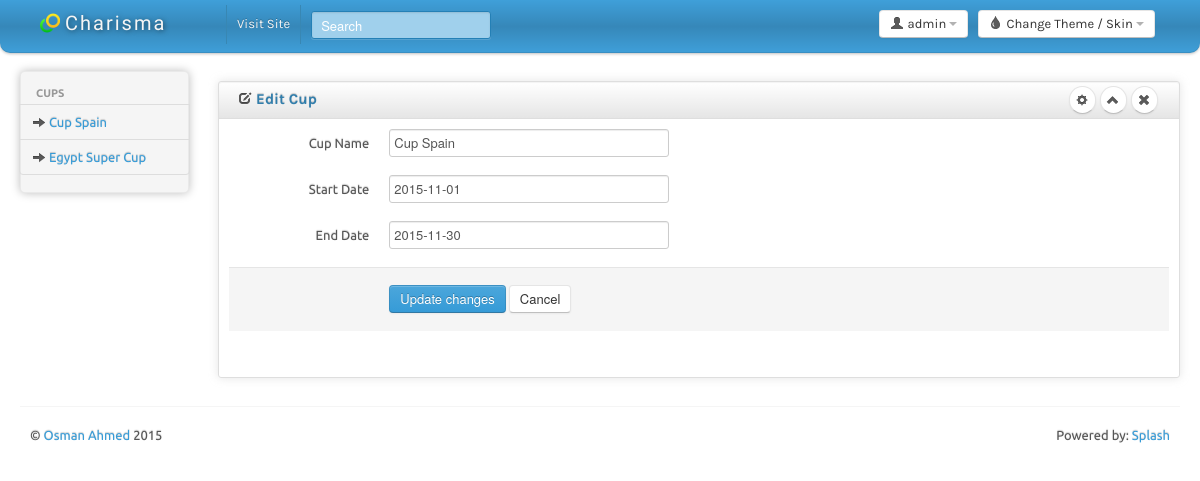
Page /cuptrack/CupEdit.php?ID=1 on the committed database.
### tables this page shows
CREATE TABLE IF NOT EXISTS `cup` (
  `CupID` int(3) NOT NULL,
  `Name` varchar(300) NOT NULL,
  `Start` date NOT NULL,
  `End` date NOT NULL
);

### cuptrack/CupEdit.php (the view, shortened to what this page needs)
<?
$CupID = $_GET[ID];
?>
<!DOCTYPE html>
<html lang="en">
<head>
	<link id="bs-css" href="css/bootstrap-cerulean.css" rel="stylesheet">
	<link href="css/bootstrap-responsive.css" rel="stylesheet">
	<link href="css/charisma-app.css" rel="stylesheet">
	<link href="css/jquery-ui-1.8.21.custom.css" rel="stylesheet">
	<link href='css/fullcalendar.css' rel='stylesheet'>
	<link href='css/fullcalendar.print.css' rel='stylesheet'  media='print'>
	<link href='css/chosen.css' rel='stylesheet'>
	<link href='css/uniform.default.css' rel='stylesheet'>
	<link href='css/colorbox.css' rel='stylesheet'>
	<link href='css/jquery.cleditor.css' rel='stylesheet'>
	<link href='css/jquery.noty.css' rel='stylesheet'>
	<link href='css/noty_theme_default.css' rel='stylesheet'>
	<link href='css/elfinder.min.css' rel='stylesheet'>
	<link href='css/elfinder.theme.css' rel='stylesheet'>
	<link href='css/jquery.iphone.toggle.css' rel='stylesheet'>
	<link href='css/opa-icons.css' rel='stylesheet'>
	<link href='css/uploadify.css' rel='stylesheet'>
</head>
<body>
	<div class="navbar">
		<div class="navbar-inner">
			<div class="container-fluid">
				<a class="brand" href="index.html"> <img alt="Charisma Logo" src="img/logo20.png" /> <span>Charisma</span></a>
				<div class="btn-group pull-right theme-container" >
					<a class="btn dropdown-toggle" data-toggle="dropdown" href="#">
						<i class="icon-tint"></i><span class="hidden-phone"> Change Theme / Skin</span>
						<span class="caret"></span>
					</a>
				</div>
				<div class="btn-group pull-right" >
					<a class="btn dropdown-toggle" data-toggle="dropdown" href="#">
						<i class="icon-user"></i><span class="hidden-phone"> admin</span>
						<span class="caret"></span>
					</a>
				</div>
				<div class="top-nav nav-collapse">
					<ul class="nav">
						<li><a href="#">Visit Site</a></li>
						<li>
							<form class="navbar-search pull-left">
								<input placeholder="Search" class="search-query span2" name="query" type="text">
							</form>
						</li>
					</ul>
				</div>
			</div>
		</div>
	</div>
		<div class="container-fluid">
		<div class="row-fluid">
			<div class="span2 main-menu-span">
				<div class="well nav-collapse sidebar-nav">
        <? require_once "rightmenu.php"; ?>
				</div>
			</div>
                <div id="content" class="span10">
<div class="row-fluid sortable">
				<div class="box span12">
					<div class="box-header well" data-original-title>
						<h2><i class="icon-edit"></i> Edit Cup</h2>
						<div class="box-icon">
							<a href="#" class="btn btn-setting btn-round"><i class="icon-cog"></i></a>
							<a href="#" class="btn btn-minimize btn-round"><i class="icon-chevron-up"></i></a>
							<a href="#" class="btn btn-close btn-round"><i class="icon-remove"></i></a>
						</div>
					</div>
					<div class="box-content">
                    <?
                    $GetCup = mysql_query("SELECT cup.CupID, cup.Name, cup.Start, cup.End FROM cup where cup.CupID=$CupID ");
					$GetCupFetch = mysql_fetch_array($GetCup);
					?>
						<form class="form-horizontal" action="UpdateCup.php" method="post">
							<fieldset>
							  <div class="control-group">
								<label class="control-label" >Cup Name</label>
								<div class="controls">
								  <input class="input-xlarge " id="Name" name="Name" type="text" value="<? echo $GetCupFetch[Name]; ?>">
								</div>
							  </div>
							  <div class="control-group">
							  <label class="control-label" for="date01">Start Date</label>
							  <div class="controls">
								<input type="text" class="input-xlarge " id="Start" name="Start" value="<? echo $GetCupFetch[Start]; ?>">
							  </div>
							</div>
                            <div class="control-group">
							  <label class="control-label" for="date01">End Date</label>
							  <div class="controls">
								<input type="text" class="input-xlarge " id="End" name="End" value="<? echo $GetCupFetch[End]; ?>">
							  </div>
							</div>
							  <div class="form-actions">
								<button type="submit" class="btn btn-primary">Update changes</button>
								<a href="cup.php"><button class="btn" type="button">Cancel</button></a>
							  </div>
							</fieldset>
						  </form>
					</div>
				</div>
			</div>
                </div>
			</div>
		<hr>
		<footer>
			<p class="pull-left">&copy; <a href="#">Osman Ahmed</a> 2015</p>
			<p class="pull-right">Powered by: <a href="#">Splash</a></p>
		</footer>
	</div>
</body>
</html>

### cuptrack/rightmenu.php
<ul class="nav nav-tabs nav-stacked main-menu">
<li class="nav-header hidden-tablet">Cups</li>
<?
$GetCup = mysql_query("SELECT cup.CupID, cup.Name, cup.Start, cup.End FROM cup ORDER BY cup.Name ASC");
while($GetCupFetch = mysql_fetch_array($GetCup)){
?>
<li><a class="ajax-link" href="cupschdule.php?ID=<? echo $GetCupFetch['CupID']; ?>"><i class="icon-arrow-right"></i><span class="hidden-tablet"> <? echo $GetCupFetch['Name']; ?></span></a></li>
<? } ?>
</ul>

### cuptrack/css/charisma-app.css (style rules this page uses)
.box { border: 1px solid #DEDEDE; border-radius:3px; -webkit-border-radius:3px; -moz-border-radius:3px; margin-top: 10px; margin-bottom: 10px ; box-shadow: 0 0 10px rgba(189, 189, 189, 0.4); -webkit-box-shadow: 0 0 10px rgba(189, 189, 189, 0.4); -moz-box-shadow: 0 0 10px rgba(189, 189, 189, 0.4); }
.box-header { border:none; padding-top:5px; border-bottom: 1px solid #DEDEDE; border-radius:3px 3px 0 0; -webkit-border-radius:3px 3px 0 0; -moz-border-radius:3px 3px 0 0; height:12px; min-height:12px; margin-bottom: 0; cursor:move; font-weight:bold; font-size:16px; background: -moz-linear-gradient(top, rgba(255,255,255,0) 0%, rgba(0,0,0,0.1) 100%); background: -webkit-gradient(linear, left top, left bottom, color-stop(0%,rgba(255,255,255,0)), color-stop(100%,rgba(0,0,0,0.1))); background: -webkit-linear-gradient(top, rgba(255,255,255,0) 0%,rgba(0,0,0,0.1) 100%); background: -o-linear-gradient(top, rgba(255,255,255,0) 0%,rgba(0,0,0,0.1) 100%); background: -ms-linear-gradient(top, rgba(255,255,255,0) 0%,rgba(0,0,0,0.1) 100%); background: linear-gradient(to bottom, rgba(255,255,255,0) 0%,rgba(0,0,0,0.1) 100%); filter: progid:DXImageTransform.Microsoft.gradient( startColorstr='#00ffffff', endColorstr='#1a000000',GradientType=0 ); }
.box-header h2 { font-size:15px; width:auto; clear:none; float:left; line-height:25px; white-space: nowrap; }
.box-header h2 > i { margin-top:1px; }
.box-icon { float:right; }
.box-icon a { clear:none; float:left; margin:0 2px; height: 18px; width:5px; margin-top: -1px; }
.box-icon a i { margin-left:-4.5px; }
.box-content { padding:10px; }
.btn-round { border-radius: 40px; -webkit-border-radius: 40px; -moz-border-radius: 40px; font-size:12px; padding-top:4px; }
footer { clear:both; }
footer .pull-right { float:right; margin-right:10px; }
footer .pull-left { float:left; margin-left:10px; }
.sidebar-nav { min-height:0; box-shadow: 0 0 10px #BDBDBD; -webkit-box-shadow: 0 0 10px #BDBDBD; -moz-box-shadow: 0 0 10px #BDBDBD; border-radius: 5px; -webkit-border-radius: 5px; -moz-border-radius: 5px; margin-bottom: 0; padding-bottom:0; }
.sidebar-nav > ul > li:not(.nav-header) { margin-right:-2px; margin-left:-2px; }
.brand { font-family: 'Shojumaru', cursive, Arial, serif; letter-spacing:2px; text-shadow:1px 1px 5px rgba(0, 0, 0, 0.5); width:166px; }
.brand img { float:left; height:20px; width:20px; margin-right:5px; }
.brand span { float:left; }
.navbar-search { margin-left:10px; }
.navbar-inner { border-radius:0 0 10px 10px; -webkit-border-radius:0 0 10px 10px; -moz-border-radius:0 0 10px 10px; padding-top:5px; padding-bottom:5px; }
.pull-left { float:left !important; }
.pull-right { float:right !important; }

### cuptrack/CupEdit.php (style rules this page uses)
body { padding-bottom: 40px; }
.sidebar-nav { padding: 9px 0; }

### rows in the picture
cup: Name "Cup Spain", Start "2015-11-01", End "2015-11-30"
cup: Name "Egypt Super Cup"
